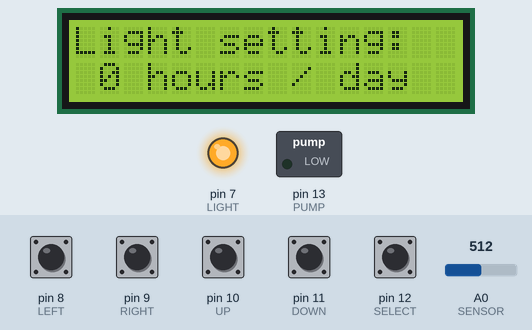
This sketch was run on a simulated Arduino Uno, built with avr-gcc and run on an emulated ATmega328P. Parts: 16×2 character LCD, switched loads named in the sketch (green lamp = pin HIGH), output pins drawn as LEDs (lit = HIGH). The inputs (shaded band) are chosen by the test bench; at power-on: pin 8 (LEFT), pin 9 (RIGHT), pin 10 (UP), pin 11 (DOWN), pin 12 (SELECT) LOW, A0 (SENSOR) = 512.

Above: at 1.2 s.
1.3 s: pin 12 (SELECT) pulled HIGH for 0.15 s
At 1.9 s:
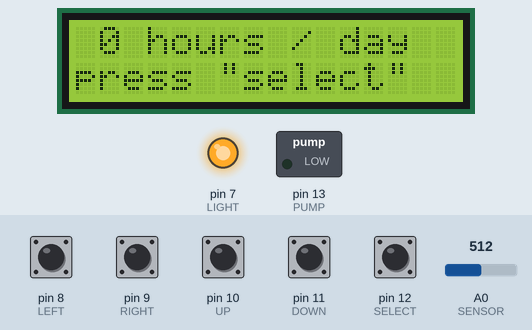
2.0 s: pin 12 (SELECT) pulled HIGH for 1 s
At 3.22 s:
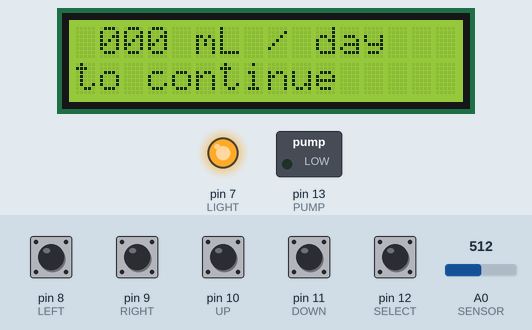
3.6 s: pin 12 (SELECT) pulled HIGH for 0.15 s
At 5.4 s:
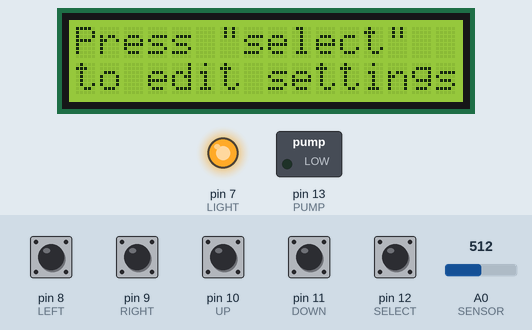
6.7 s: pin 11 (DOWN) pulled HIGH for 0.15 s
At 8.1 s:
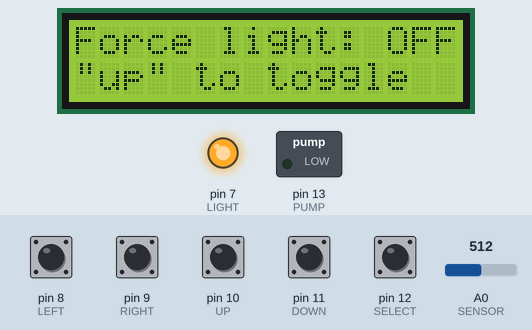
8.4 s: pin 10 (UP) pulled HIGH for 0.15 s
At 9.6 s:
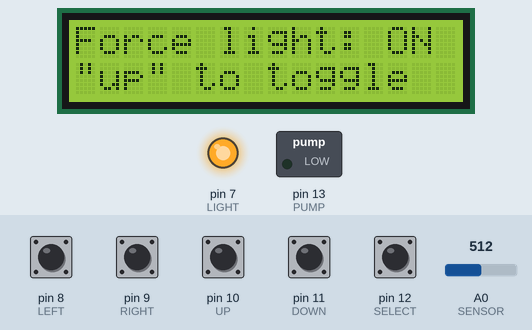
10.0 s: pin 12 (SELECT) pulled HIGH for 0.15 s
At 11.7 s:
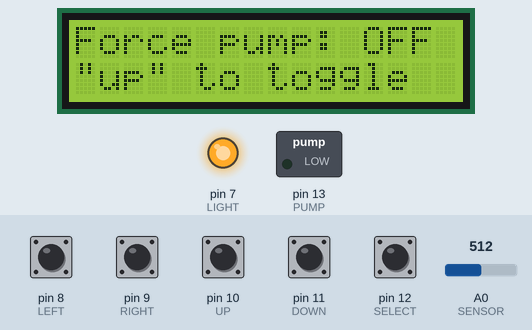
Timing chart, 0 to 12.7 s (numbered marks = the images above; inputs shaded):
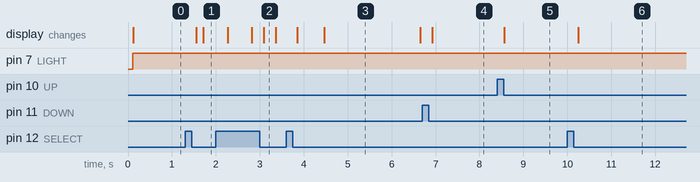

Measured:
- after the input at 1.3 s, the display: first changes after 0.25 s (image 1 shows a later state)
- after the input at 2.0 s, the display: first differs from a run without the input after 1.1 s (image 2)
- after the input at 3.6 s, the display: first changes after 0.26 s (image 3 shows a later state)
- after the input at 6.7 s, the display: changes after 0.22 s (image 4)
- after the input at 8.4 s, the display: changes after 0.16 s (image 5)
- after the input at 10.0 s, the display: changes after 0.25 s (image 6)
- what the display in image 3 shows lasts 2.2 s, from 4.5 s to 6.7 s

The sketch:

planter.ino.ino
```cpp
/*
 * Planter control code by Douglas McIlrath
 */

#define LEFT 8
#define RIGHT 9
#define UP 10
#define DOWN 11
#define SELECT 12

#define LIGHT 7
#define PUMP 13

#define SENSOR A0

// include the library code:
#include <LiquidCrystal.h>

// initialize the library with the numbers of the interface pins
LiquidCrystal lcd(1,2,3,4,5,6);

// Interface Mode
enum Mode {
  idle,
  light_config,
  pump_config,
  light_manual,
  pump_manual
};


void setup() {
  // set up the LCD's number of columns and rows:
  lcd.begin(16, 2);

  // pin setup
  pinMode(LEFT, INPUT);
  pinMode(RIGHT, INPUT);
  pinMode(UP, INPUT);
  pinMode(DOWN, INPUT);
  pinMode(SELECT, INPUT);

  pinMode(LIGHT, OUTPUT);
  pinMode(PUMP, OUTPUT);

  // ensure off at start for safety
  digitalWrite(LIGHT, LOW);
  digitalWrite(PUMP, LOW);

}

String format_value(int val, int places, char fill) {
  String formatted = "";
  int digits = floor(log(val));
  for (int i = 0; i < places-digits-1; i++)
    formatted += fill;
  formatted += String(val);
  return formatted;
}

String swap(String s, char c, int place)
{
  String swapped;
  for (int i = 0; i < s.length(); i++) {
    if (s.length() - place - 1 == i)
      swapped += c;
    else
      swapped += s[i];
  }
  return swapped;
}

void getDigits(int val, int * arr) {
  for (int i = 0; i < 4; i++) {
    arr[i] = val % 10;
    val = val / 10;
  }
}

int getProd(int * arr) {
  int sum = 0;
  for (int i = 0; i < 4; i++) {
    sum += arr[i] * pow(10, i);
  }
  return sum;
}

void loop() {
  // If true, pump/light are on regardless of other states.
  bool LIGHT_FORCE_ON = false;
  bool PUMP_FORCE_ON = false;

  // button states
  bool left = false;
  bool right = false;
  bool up = false;
  bool down = false;
  bool select = false;

  // start on idle screen
  Mode iface_mode = idle;

  // time counter
  int counter = 0;

  // for editing values
  int place = 0;
  String disp;
  int digits[4];

  // daily pump/light variables
  int light = 0;
  int pump = 0;

  for(;;) {
    delay(50);
    counter++;

    // fetch button states
    if (digitalRead(LEFT) == HIGH)
      left = true;
    if (digitalRead(RIGHT) == HIGH)
      right = true;
    if (digitalRead(UP) == HIGH)
      up = true;
    if (digitalRead(DOWN) == HIGH)
      down = true;
    if (digitalRead(SELECT) == HIGH)
      select = true;

    // pump and light code
    if (LIGHT_FORCE_ON)
      digitalWrite(LIGHT, HIGH);
    else {
      if (analogRead(SENSOR) < 900) {
        digitalWrite(LIGHT, HIGH);
      }
      else
        digitalWrite(LIGHT, LOW);
    }
    if (PUMP_FORCE_ON)
      digitalWrite(PUMP, HIGH);
    else {
      /* Pump code here */
      digitalWrite(PUMP, LOW);
    }

    // interface code
    switch(iface_mode) {
      case idle:
        if (digitalRead(SELECT) == LOW && select) {
          iface_mode = light_config;
          place = 1;
          select = false;
          break;
        }
        if (digitalRead(DOWN) == LOW && down) {
          iface_mode = light_manual;
          down = false;
          break;
        }
        // rotating settings display
        lcd.setCursor(0, 0);
        if (counter < 40) {
          lcd.print("Light setting:   ");
          lcd.setCursor(0, 1);
          lcd.print(format_value(light, 2, ' ') + " hours / day   ");
        }
        else if (counter < 80) {
          lcd.print("Pump setting:    ");
          lcd.setCursor(0, 1);
          lcd.print(format_value(pump, 4, ' ') + " mL / day    ");
        }
        else if (counter < 120) {
          lcd.print("Press \"select\"  ");
          lcd.setCursor(0, 1);
          lcd.print("to edit settings ");
        }
        else if (counter < 160) {
          lcd.print("Press \"down\" to");
          lcd.setCursor(0, 1);
          lcd.print("manually control ");
        }
        else counter = 0;
        break;

      case light_config:
        if (digitalRead(SELECT) == LOW && select) {
          select = false;
          iface_mode = pump_config;
          place = 3;
          break;
        }
        if (digitalRead(LEFT) == LOW && left) {
          left = false;
          place = 1;
        }
        if (digitalRead(RIGHT) == LOW && right) {
          right = false;
          place = 0;
        }
        if (digitalRead(UP) == LOW && up) {
          up = false;
          light += pow(10, place);
        }
        if (digitalRead(DOWN) == LOW && down) {
          down = false;
          light -= pow(10, place);
        }
        if (light > 24) light = 24;
        if (light < 0) light = 0;

        lcd.setCursor(0, 0);
        disp = format_value(light, 2, '0');
        if ((counter / 10) % 2)
          disp = swap(disp, ' ', place);
        lcd.print(disp + " hours / day   ");
        lcd.setCursor(0, 1);
        if (counter < 40)
          lcd.print("press \"select\" ");
        else if (counter < 80)
          lcd.print("to continue      ");
        else
          counter = 0;
        break;

      case pump_config:
        if (digitalRead(SELECT) == LOW && select) {
          select = false;
          iface_mode = idle;
          break;
        }
        if (digitalRead(LEFT) == LOW && left) {
          left = false;
          place++;
          if (place > 3) place = 3;
        }
        if (digitalRead(RIGHT) == LOW && right) {
          right = false;
          place--;
          if (place < 0) place = 0;
        }
        if (digitalRead(UP) == LOW && up) {
          up = false;
          pump += pow(10, place);
        }
        if (digitalRead(DOWN) == LOW && down) {
          down = false;
          pump -= pow(10, place);
        }

        if (pump > 9999) pump = 9999;
        if (pump < 0) pump = 0;

        lcd.setCursor(0, 0);
        disp = format_value(pump, 4, '0');
        if ((counter / 10) % 2)
          disp = swap(disp, ' ', place);
        lcd.print(disp + " mL / day  ");
        lcd.setCursor(0, 1);
        if (counter < 40)
          lcd.print("press \"select\" ");
        else if (counter < 80)
          lcd.print("to continue      ");
        else
          counter = 0;
        break;

      case light_manual:
        if (digitalRead(SELECT) == LOW && select) {
          iface_mode = pump_manual;
          select = false;
          break;
        }
        if (digitalRead(UP) == LOW && up) {
          LIGHT_FORCE_ON = !LIGHT_FORCE_ON;
          up = false;
        }

        lcd.setCursor(0, 0);
        disp = "OFF";
        if (LIGHT_FORCE_ON) disp = "ON ";
        lcd.print("Force light: " + disp);
        lcd.setCursor(0, 1);
        lcd.print("\"up\" to toggle  ");
        break;

      case pump_manual:
        if (digitalRead(SELECT) == LOW && select) {
          iface_mode = idle;
          select = false;
          break;
        }
        if (digitalRead(UP) == LOW && up) {
          PUMP_FORCE_ON = !PUMP_FORCE_ON;
          up = false;
        }

        lcd.setCursor(0, 0);
        disp = "OFF ";
        if (PUMP_FORCE_ON) disp = "ON  ";
        lcd.print("Force pump: " + disp);
        lcd.setCursor(0, 1);
        lcd.print("\"up\" to toggle  ");
        break;
    }
  }
}
```
